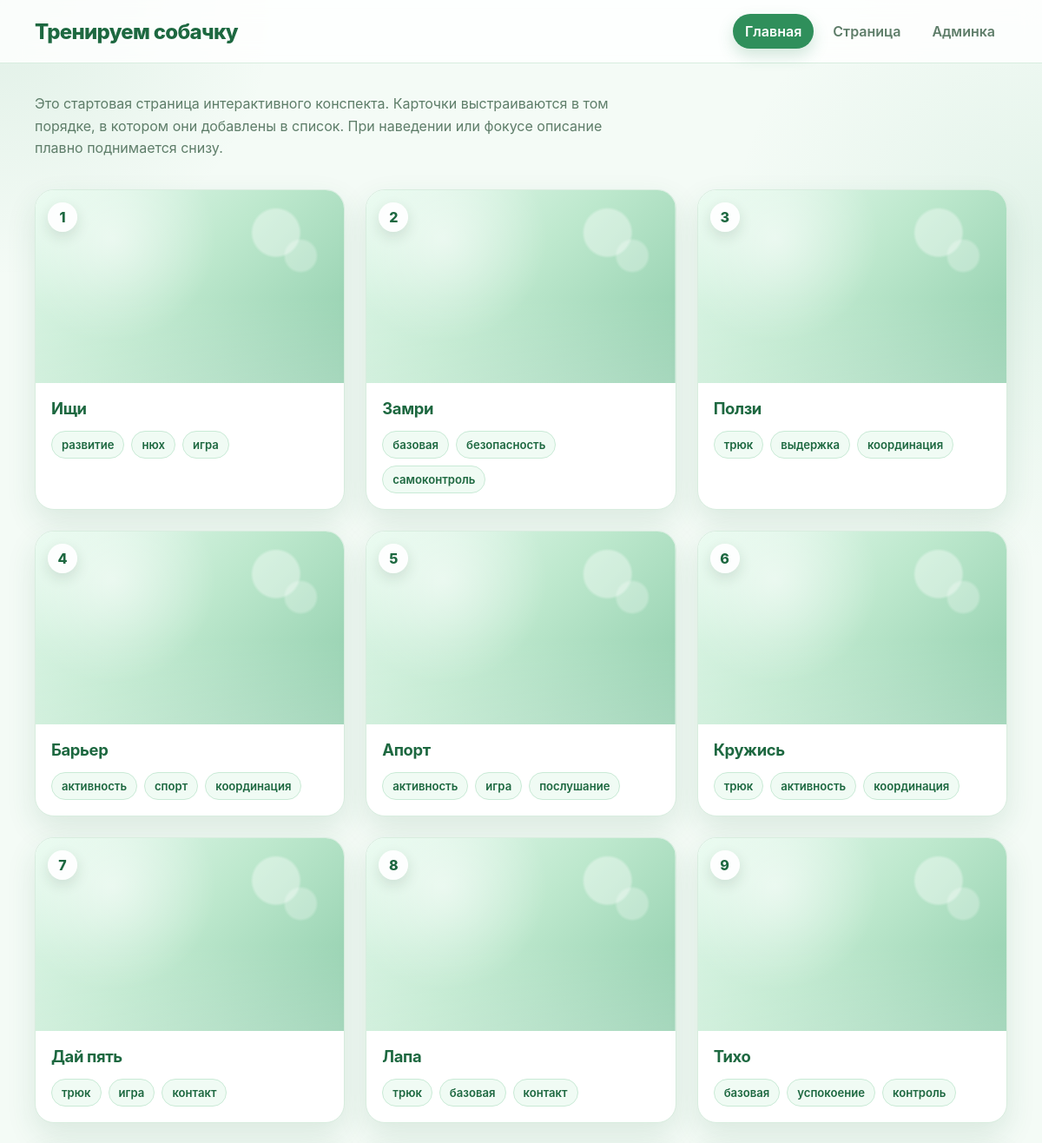
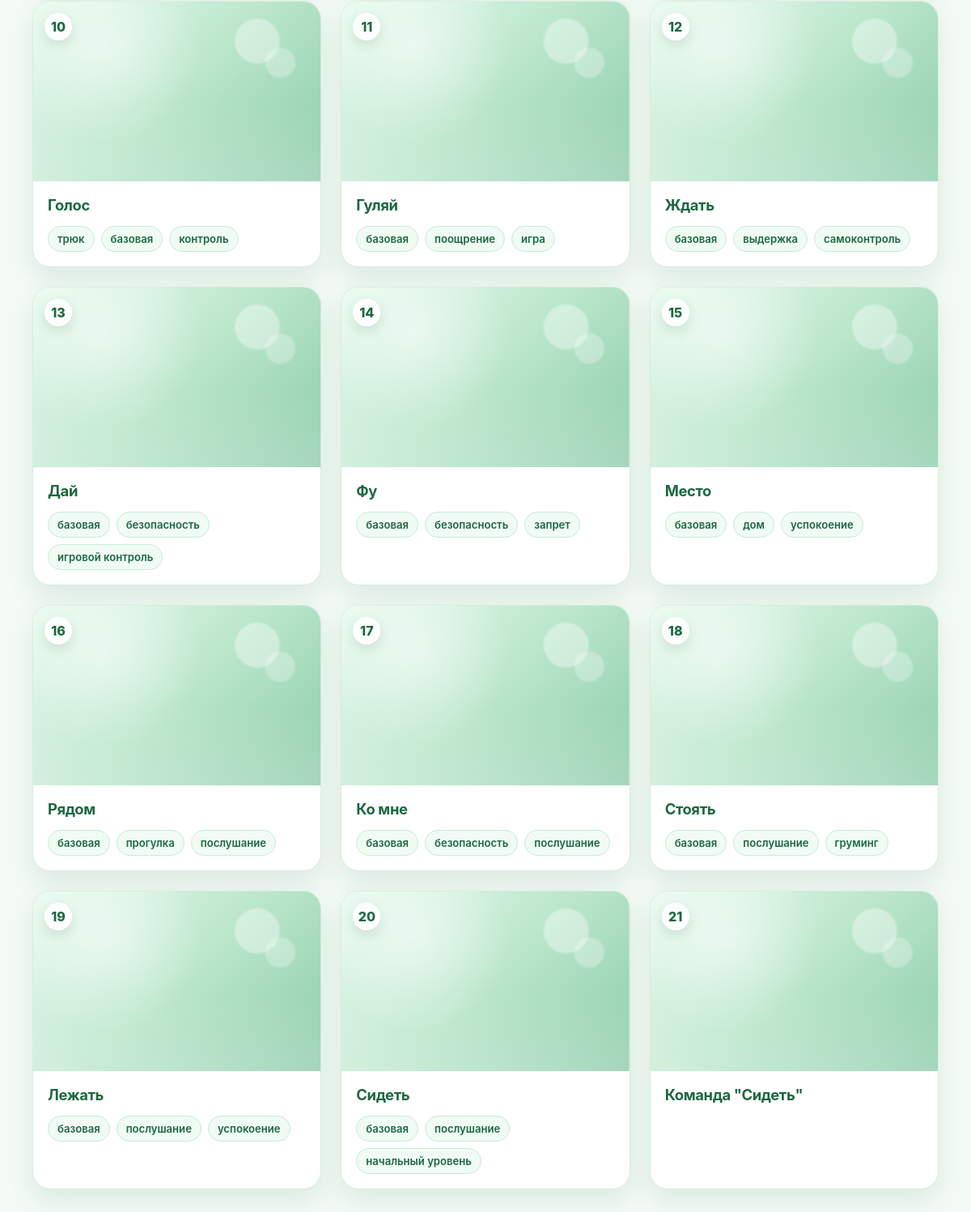
The page / on the database its author committed (2 pictures, top to bottom).
### db.py (models this page shows)
class Base(DeclarativeBase):
    """Базовый класс для всех ORM-моделей."""

class Card(Base):
    __tablename__ = "cards"
    id: Mapped[int] = mapped_column(primary_key=True)
    title: Mapped[str] = mapped_column(String(TITLE_MAX_LENGTH), index=True)
    description: Mapped[str] = mapped_column(String(DESCRIPTION_MAX_LENGTH))
    tags: Mapped[List[str]] = mapped_column(JSON, default=list)

### routes/index.py (the view)
@router.get("/")
async def read_root(request: Request, session: DbSession):
    result = await session.execute(select(db.Card).order_by(db.Card.id.desc()))
    cards = result.scalars().all()
    return templates.TemplateResponse(
        request=request,
        name="pages/main.html",
        context={
            "title": "Моя записная книжка",
            "heading": "Добро пожаловать!",
            "cards": cards,
            "adminMode": settings.ADMIN_MODE,
        },
    )

### templates/pages/main.html (shortened to what this page needs)
<!doctype html>
<html lang="ru">
  <head>
    <link rel="stylesheet" href="{{ url_for('static', path='style.css') }}" />
  </head>
  <body>
    <header class="site-header">
      <div class="container header-inner">
        <h1 class="brand">Тренируем собачку</h1>
        {% with active_page='main' %} {% include 'partials/top_panel.html' %} {%
        endwith %}
      </div>
    </header>
    <main class="container">
      <section class="page-intro">
        <p class="lead">
          Это стартовая страница интерактивного конспекта. Карточки
          выстраиваются в том порядке, в котором они добавлены в список. При
          наведении или фокусе описание плавно поднимается снизу.
        </p>
      </section>
      <ol class="cards">
        {% for card in cards %}
        <li>
          <article class="card" tabindex="0">
            <div class="card-media" style="--card-image: none">
            </div>
            <div class="card-content">
              <h2 class="card-title">{{ card.title }}</h2>
              <ul class="tags">
                {% for tag in card.tags %}
                <li>{{ tag }}</li>
                {% endfor %}
              </ul>
            </div>
          </article>
        </li>
        {% endfor %}
      </ol>
    </main>
  </body>
</html>

### templates/partials/top_panel.html
<nav class="main-nav" aria-label="Основное меню">
  <ul>
    {% if active_page=='main' %}
    <li><a href="/" class="active" aria-current="page">Главная</a></li>
    {% else %}
    <li><a href="/">Главная</a></li>
    {% endif %} {% if active_page=='page' %}
    <li><a href="/page" class="active" aria-current="page">Страница</a></li>
    {% else %}
    <li><a href="/page">Страница</a></li>
    {% endif %} {% if adminMode %} {% if active_page=='admin' %}
    <li><a href="/admin" class="active" aria-current="page">Админка</a></li>
    {% else %}
    <li><a href="/admin">Админка</a></li>
    {% endif %} {% endif %}
  </ul>
</nav>

### static/style.css (style rules this page uses)
:root { --bg: #f4fbf6; --surface: #ffffff; --text: #163323; --muted: #5e7d69; --primary: #2f8f5b; --primary-dark: #1d6840; --accent: #dcf5e6; --border: #d8eddf; --shadow: 0 14px 34px rgba(29, 104, 64, 0.12); --radius: 22px; }
* { box-sizing: border-box; }
body { margin: 0; min-height: 100vh; font-family: Inter, ui-sans-serif, system-ui, -apple-system, "Segoe UI", sans-serif; background: radial-gradient(circle at top left, rgba(47, 143, 91, 0.10), transparent 320px), radial-gradient(circle at right 10%, rgba(134, 201, 165, 0.16), transparent 360px), var(--bg); color: var(--text); }
a { color: inherit; text-decoration: none; }
.container { width: min(1120px, calc(100% - 32px)); margin-inline: auto; }
.site-header { position: sticky; top: 0; z-index: 20; background: rgba(255, 255, 255, 0.82); backdrop-filter: blur(12px); border-bottom: 1px solid var(--border); }
.header-inner { display: flex; align-items: center; justify-content: space-between; gap: 20px; min-height: 72px; padding-block: 12px; }
.brand { margin: 0; font-size: clamp(1.25rem, 2vw, 1.6rem); font-weight: 800; letter-spacing: -0.03em; color: var(--primary-dark); }
.main-nav ul { display: flex; align-items: center; gap: 8px; margin: 0; padding: 0; list-style: none; }
.main-nav a { display: inline-flex; align-items: center; min-height: 40px; padding: 0 14px; border-radius: 999px; font-weight: 600; color: var(--muted); transition: background 0.2s ease, color 0.2s ease, box-shadow 0.2s ease; }
.main-nav a.active { background: var(--primary); color: #fff; box-shadow: 0 8px 18px rgba(47, 143, 91, 0.22); }
.page-intro { padding-block: 34px 10px; }
.lead { max-width: 70ch; margin: 0; color: var(--muted); line-height: 1.6; }
.cards { display: grid; grid-template-columns: repeat(auto-fill, minmax(290px, 1fr)); gap: 24px; margin: 24px 0 56px; padding: 0; list-style: none; counter-reset: card; }
.cards > li { counter-increment: card; }
.card { position: relative; height: 100%; background: var(--surface); border: 1px solid var(--border); border-radius: var(--radius); box-shadow: var(--shadow); overflow: hidden; transition: transform 0.25s ease, box-shadow 0.25s ease; }
.card::before { content: counter(card); position: absolute; top: 14px; left: 14px; z-index: 3; display: grid; place-items: center; width: 34px; height: 34px; border-radius: 50%; background: rgba(255, 255, 255, 0.92); color: var(--primary-dark); font-weight: 800; box-shadow: 0 6px 16px rgba(22, 51, 35, 0.12); }
.card-media { --card-image: none; position: relative; aspect-ratio: 16 / 10; overflow: hidden; background-image: var(--card-image), radial-gradient(circle at 25% 25%, rgba(255, 255, 255, 0.55), transparent 38%), linear-gradient(135deg, #e9fbf0 0%, #bde8cd 48%, #8dccaa 100%); background-size: cover, auto, auto; background-position: center, center, center; background-repeat: no-repeat, no-repeat, no-repeat; }
.card-media::after { content: ""; position: absolute; inset: 0; background: radial-gradient(circle at 78% 22%, rgba(255, 255, 255, 0.38) 0 8%, transparent 9%), radial-gradient(circle at 86% 34%, rgba(255, 255, 255, 0.28) 0 5%, transparent 6%), linear-gradient(180deg, transparent 55%, rgba(255, 255, 255, 0.22)); pointer-events: none; }
.card-content { padding: 18px; }
.card-title { margin: 0; font-size: 1.15rem; line-height: 1.25; letter-spacing: -0.02em; color: var(--primary-dark); }
.tags { display: flex; flex-wrap: wrap; gap: 8px; margin: 14px 0 0; padding: 0; list-style: none; }
.tags li { padding: 7px 11px; border: 1px solid #c9ead6; border-radius: 999px; background: #f0fbf4; color: var(--primary-dark); font-size: 0.82rem; font-weight: 600; }

### rows shown on the page
Card: title "Ищи", tags "развитие" "нюх" "игра"
Card: title "Замри", tags "базовая" "безопасность" "самоконтроль"
Card: title "Ползи", tags "трюк" "выдержка" "координация"
Card: title "Барьер", tags "активность" "спорт" "координация"
Card: title "Апорт", tags "активность" "игра" "послушание"
Card: title "Кружись", tags "трюк" "активность" "координация"
Card: title "Дай пять", tags "трюк" "игра" "контакт"
Card: title "Лапа", tags "трюк" "базовая" "контакт"
Card: title "Тихо", tags "базовая" "успокоение" "контроль"
Card: title "Голос", tags "трюк" "базовая" "контроль"
Card: title "Гуляй", tags "базовая" "поощрение" "игра"
Card: title "Ждать", tags "базовая" "выдержка" "самоконтроль"
Card: title "Дай", tags "базовая" "безопасность" "игровой контроль"
Card: title "Фу", tags "базовая" "безопасность" "запрет"
Card: title "Место", tags "базовая" "дом" "успокоение"
Card: title "Рядом", tags "базовая" "прогулка" "послушание"
Card: title "Ко мне", tags "базовая" "безопасность" "послушание"
Card: title "Стоять", tags "базовая" "послушание" "груминг"
Card: title "Лежать", tags "базовая" "послушание" "успокоение"
Card: title "Сидеть", tags "базовая" "послушание" "начальный уровень"
Card: title "Команда \"Сидеть\""
